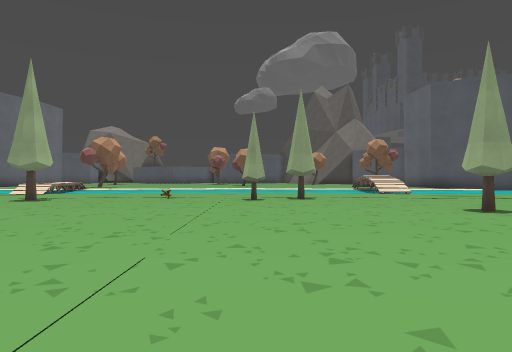
[1] (above)

22 first-person views from a walk through a level from a Godot 3-D game. The camera is 1.2 m above the floor, looks level and sees 70° across. The floor is counted in squares, 2 m on a side. Each view is taken from the middle of a square. On the plan, view 1 faces up. The plan holds only what a view shows up to about 10 squares ahead; the rest is blank. The place goes on beyond the plan. Some surface patterns are stand-ins.

[2]
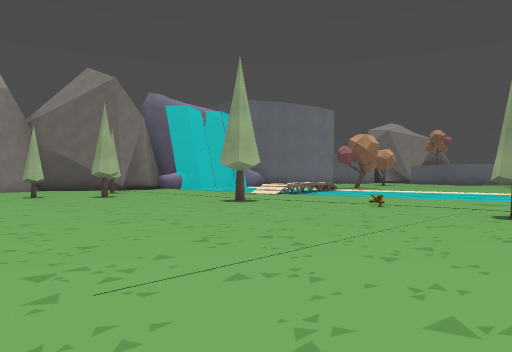

[3]
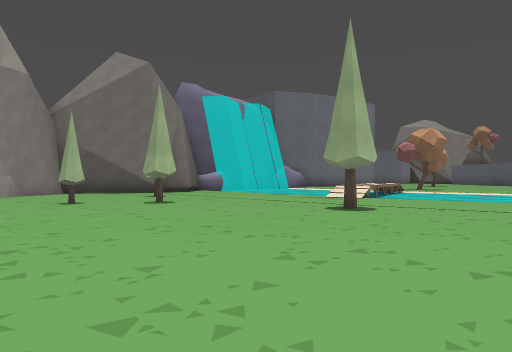

[4]
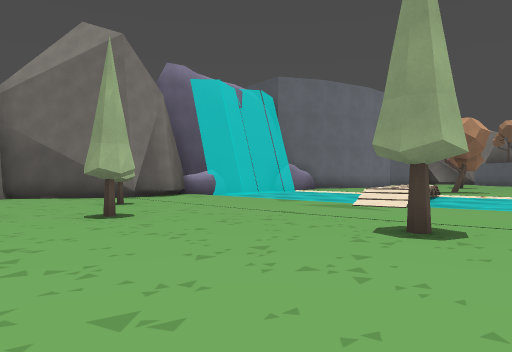

[5]
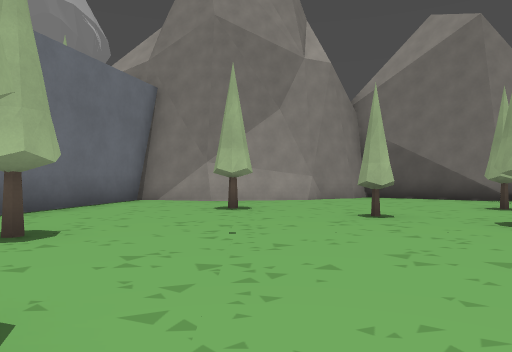

[6]
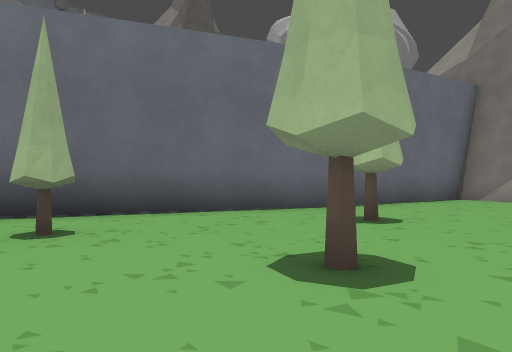

[7]
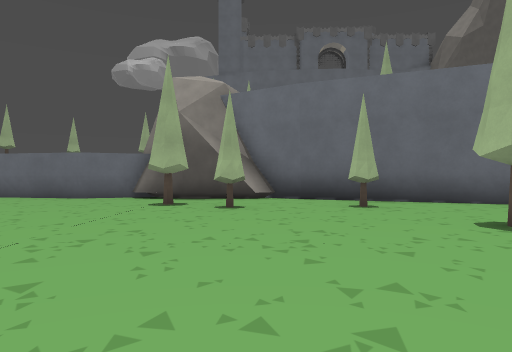

[8]
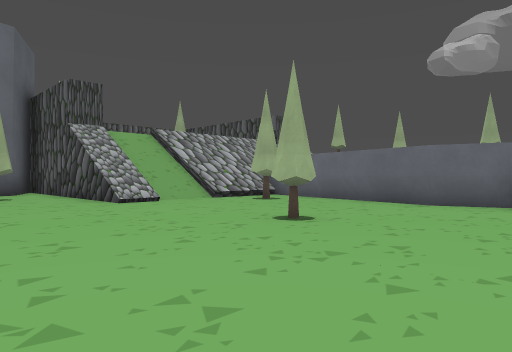

[9]
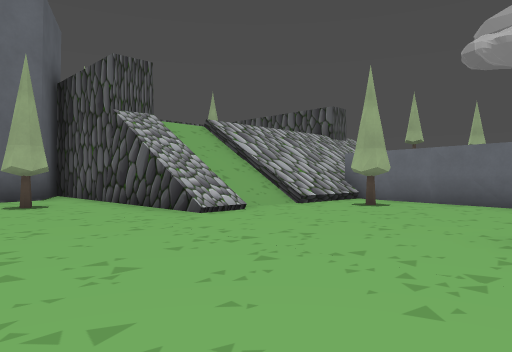

[10]
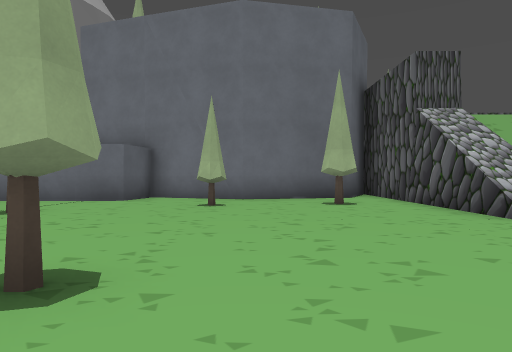

[11]
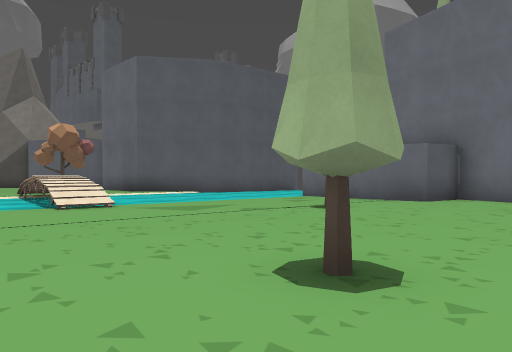

[12]
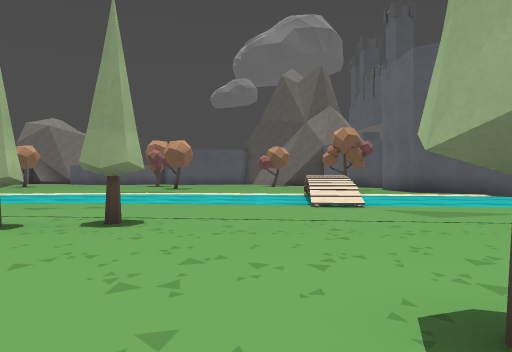

[13]
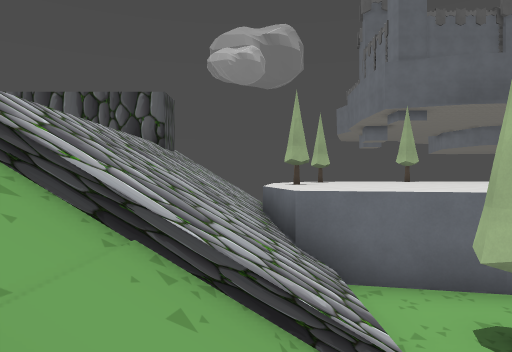

[14]
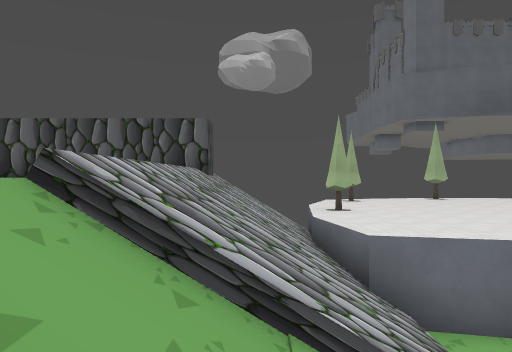

[15]
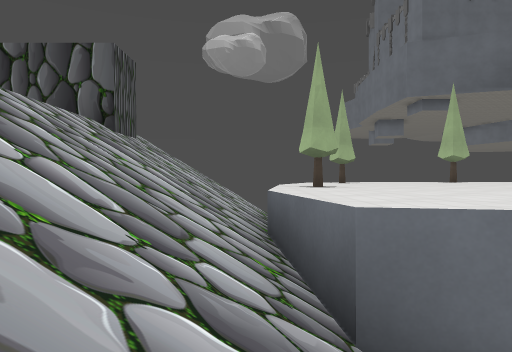

[16]
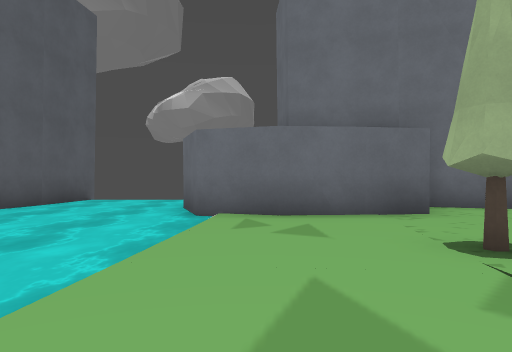

[17]
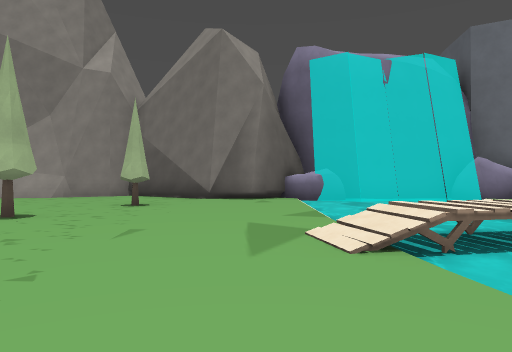

[18]
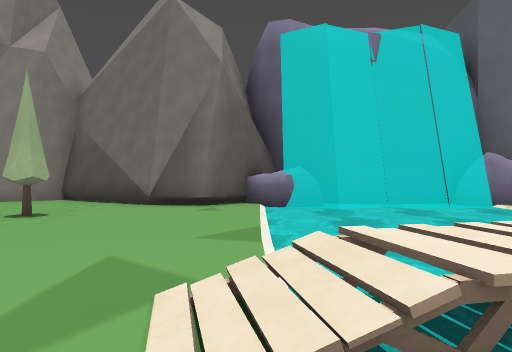

[19]
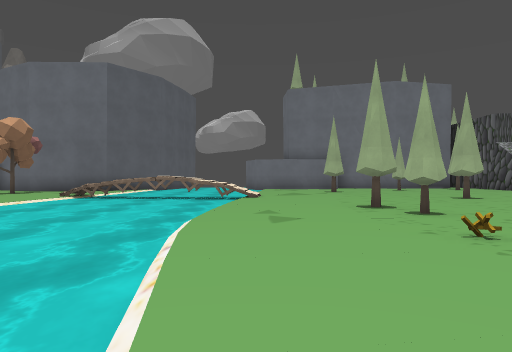

[20]
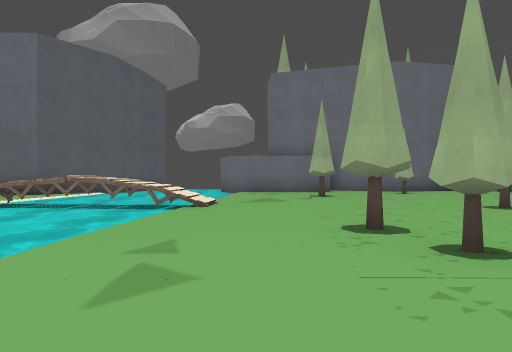

[21]
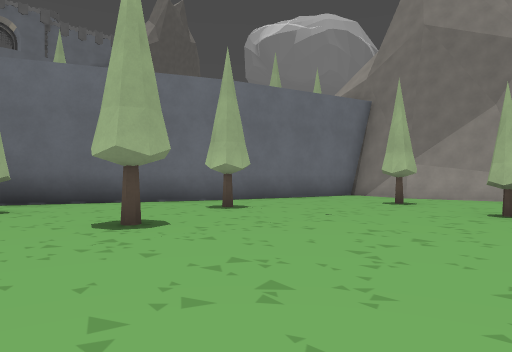

[22]
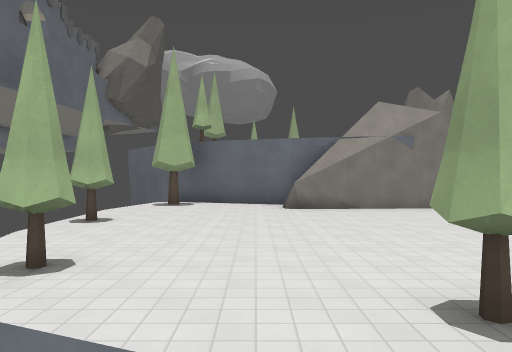

### Floor plan
Key: @ floor where view 1 was taken; # wall or solid block; . floor; / step, stairs or slope; ~ water the walk can cross; ≈ water the walk keeps out of; ^ raised ledge; v drop or lower ground; T pine tree; S stone.
Columns run from 16 left of view 1 to 15 right of it. Each row starts with its distance up from view 1.
 16  ≈≈≈≈≈   ≈≈    ≈≈≈≈≈≈#≈≈    ####
 15  ≈#≈≈≈ ≈ ≈≈  ≈≈≈≈≈≈≈≈≈≈≈≈≈≈≈≈≈≈≈
 14  ≈≈≈≈≈ ≈≈≈≈≈≈≈≈≈≈≈≈≈≈≈≈≈≈≈≈≈≈≈≈≈
 13   S≈≈≈≈≈≈≈≈≈~~~~~~~~≈≈≈≈≈≈≈≈≈≈≈≈
 12  #S.....//..........//...~~###
 11  ##........................#
 10   #..............T.........#
  9  ##.......TT....T.......T..##
  8 ##..T.......................#
  7 #......T....................#
  6 ##...T..............T.....T.#
  5  #..........................#
  4  ##.T.......................#
  3   #.......T...............T.##
  2   #....T.....................#
  1   #...............T....///####
  0   #####....T.T.T@......////
 -1       ###......T.......////
 -2         ###...........T////
 -3           ##########...////
 -4                    #####///
 -5                      ##^///
 -6                      #^^///
 -7                     ^^^^//v
 -8                   #^^^^T///#####
 -9                  #^^^^^^///
-10                  #^^^^^^
-11                  #^^^^T^
-12                  #^T^^

Positions as (right, up) in squares from view 1, and headings:
1: (0, 0), facing up
2: (1, 3), facing up-left
3: (-2, 3), facing up-left
4: (-4, 5), facing up-left
5: (-5, 4), facing left
6: (-4, 4), facing down-left
7: (-3, 7), facing down
8: (-1, 5), facing down-right
9: (2, 5), facing down-right
10: (2, 5), facing right
11: (2, 5), facing up-right
12: (3, 5), facing up
13: (8, 1), facing down
14: (9, 1), facing down
15: (8, -2), facing down
16: (5, 11), facing right
17: (-4, 11), facing left
18: (-6, 12), facing left
19: (-6, 12), facing right
20: (-3, 11), facing right
21: (-4, 7), facing down-left
22: (9, -9), facing left
